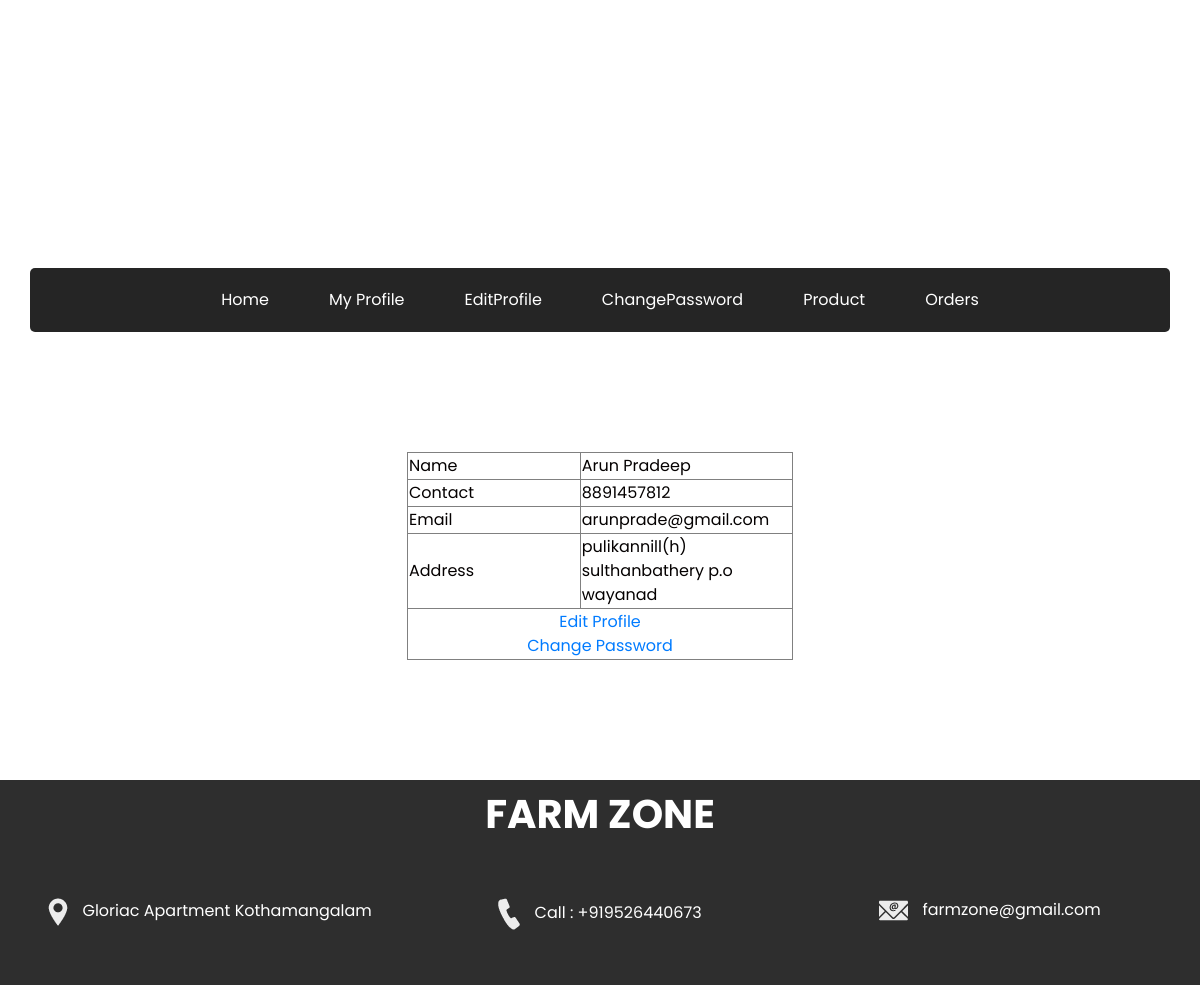
The page /Project/Supplier/MyProfile.php (signed in) on the database its author committed.
### tables this page shows
CREATE TABLE `tbl_supplier` (
  `supplier_id` int(11) NOT NULL,
  `supplier_name` varchar(100) NOT NULL,
  `supplier_email` varchar(100) NOT NULL,
  `supplier_address` varchar(100) NOT NULL,
  `supplier_contact` varchar(50) NOT NULL,
  `place_id` int(11) NOT NULL,
  `supplier_photo` varchar(100) NOT NULL,
  `supplier_proof` varchar(100) NOT NULL,
  `supplier_password` varchar(100) NOT NULL,
  `supplier_status` int(11) NOT NULL
);

### Project/Supplier/MyProfile.php (the view, shortened to what this page needs)
<?php
include('../Assets/Connection/Connection.php');
$sel="select * from tbl_supplier where supplier_id=".$_SESSION["fid"];
    $res=$Conn->query($sel);
	$row=$res->fetch_assoc();
$name=$row["supplier_name"];
$contact=$row["supplier_contact"];
$email=$row["supplier_email"];
$address=$row["supplier_address"];
?>
<?php
include("Head.php");
?>
<!DOCTYPE html PUBLIC "-//W3C//DTD XHTML 1.0 Transitional//EN" "http://www.w3.org/TR/xhtml1/DTD/xhtml1-transitional.dtd">
<html xmlns="http://www.w3.org/1999/xhtml">
<head>
</head>
<body>
<form id="form1" name="form1" method="post" action="">
  <table align="center" width="386" border="1">
    <tr>
      <td width="166">Name</td>
      <td width="204"><?php echo $name; ?></td>
    </tr>
    <tr>
      <td>Contact</td>
      <td><?php echo $contact ?></td>
    </tr>
    <tr>
      <td>Email</td>
      <td><?php echo $email ?></td>
    </tr>
    <tr>
      <td>Address</td>
      <td><?php echo $address ?></td>
    </tr>
    <tr>
      <td height="29" align="center" colspan="2"><a href="EditProfile.php">Edit Profile</a><br /><a href="ChangePassword.php">Change Password</a></td>
    </tr>
  </table>
</form>
</body>
<?php
include("Foot.php");
?>
</html>

### Project/Assets/Template/Main/css/style.css (style rules this page uses)
body { font-family: "Poppins", sans-serif; color: #040000; background-color: #ffffff; }
a, a:hover, a:focus { text-decoration: none; }

### rows shown on the page
tbl_supplier: supplier_name "Arun Pradeep", supplier_contact "8891457812", supplier_email "arunprade@gmail.com", supplier_address "pulikannill(h) sulthanbathery p.o wayanad"
